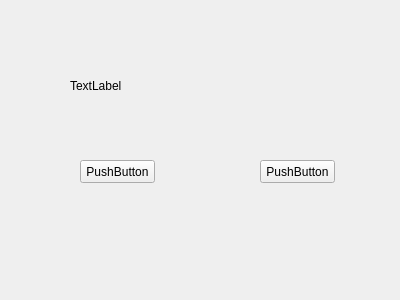
<?xml version="1.0" encoding="UTF-8"?>
<ui version="4.0">
 <class>Widget</class>
 <widget class="QWidget" name="Widget">
  <property name="geometry">
   <rect>
    <x>0</x>
    <y>0</y>
    <width>400</width>
    <height>300</height>
   </rect>
  </property>
  <property name="windowTitle">
   <string>Widget</string>
  </property>
  <widget class="QLabel" name="label">
   <property name="geometry">
    <rect>
     <x>70</x>
     <y>80</y>
     <width>54</width>
     <height>12</height>
    </rect>
   </property>
   <property name="text">
    <string>TextLabel</string>
   </property>
  </widget>
  <widget class="QPushButton" name="pushButton">
   <property name="geometry">
    <rect>
     <x>80</x>
     <y>160</y>
     <width>75</width>
     <height>23</height>
    </rect>
   </property>
   <property name="text">
    <string>PushButton</string>
   </property>
  </widget>
  <widget class="QPushButton" name="pushButton_2">
   <property name="geometry">
    <rect>
     <x>260</x>
     <y>160</y>
     <width>75</width>
     <height>23</height>
    </rect>
   </property>
   <property name="text">
    <string>PushButton</string>
   </property>
  </widget>
 </widget>
 <layoutdefault spacing="6" margin="11"/>
 <resources/>
 <connections/>
</ui>
